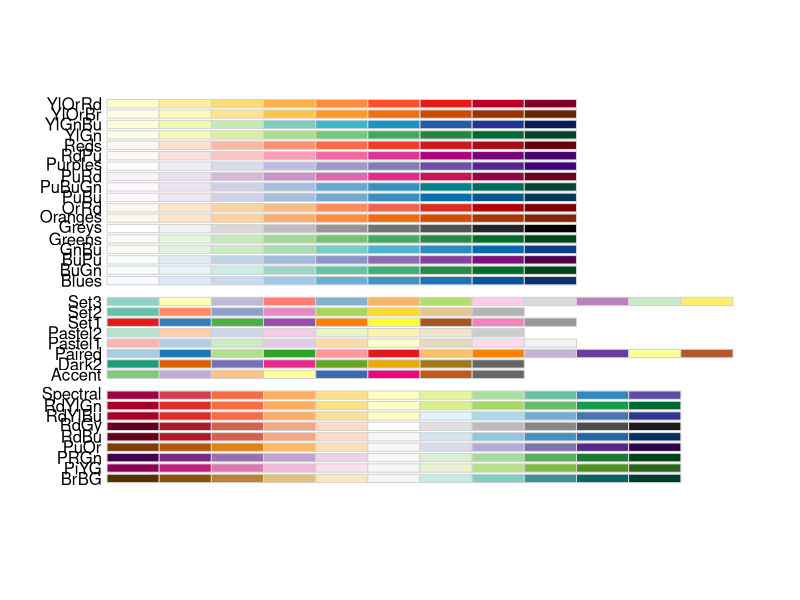
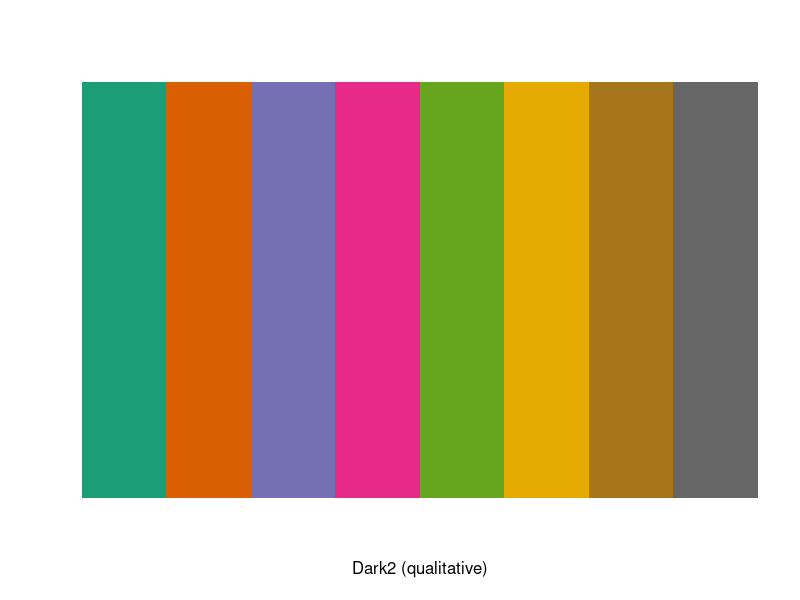
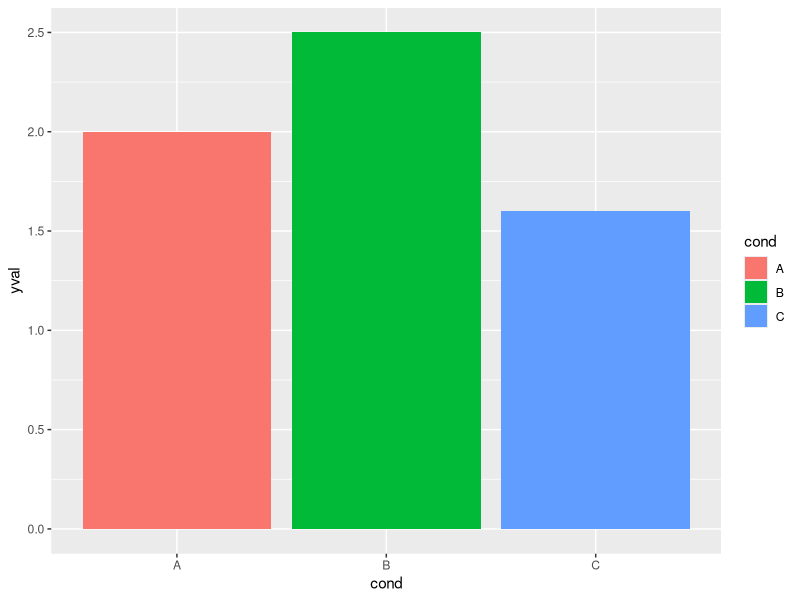
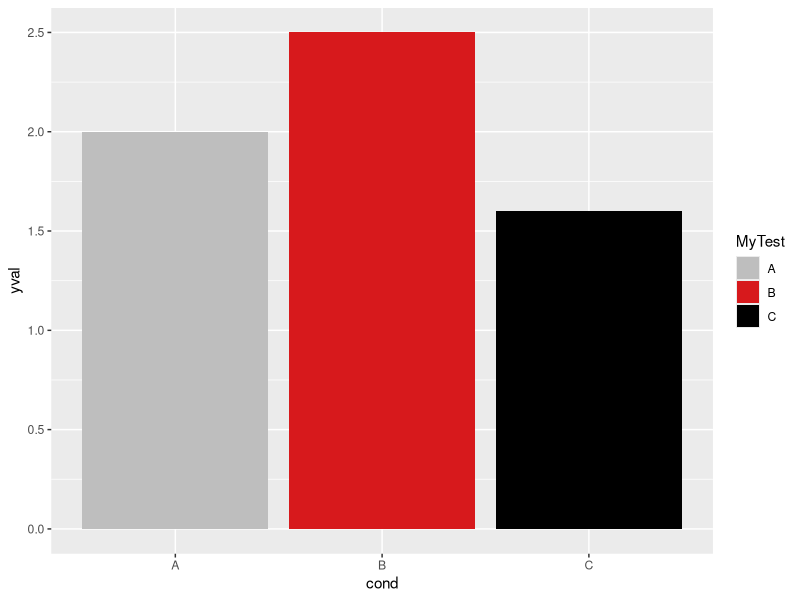
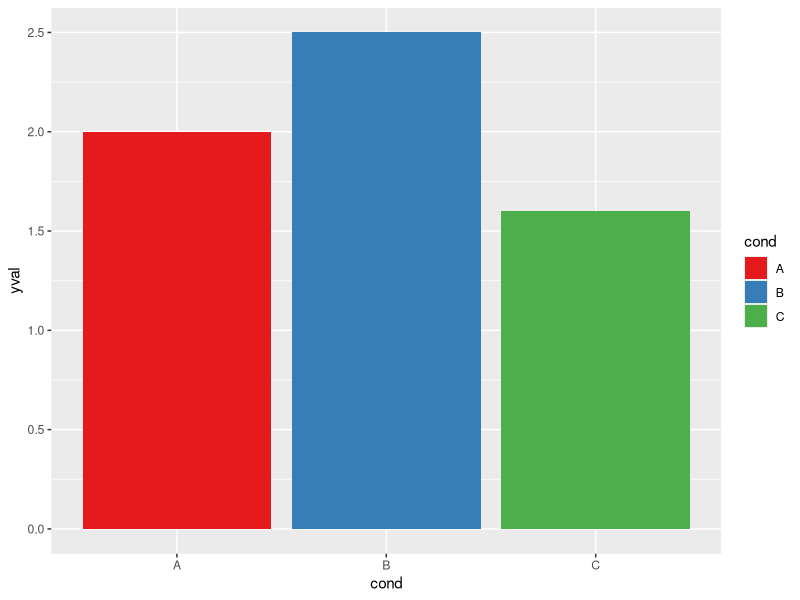
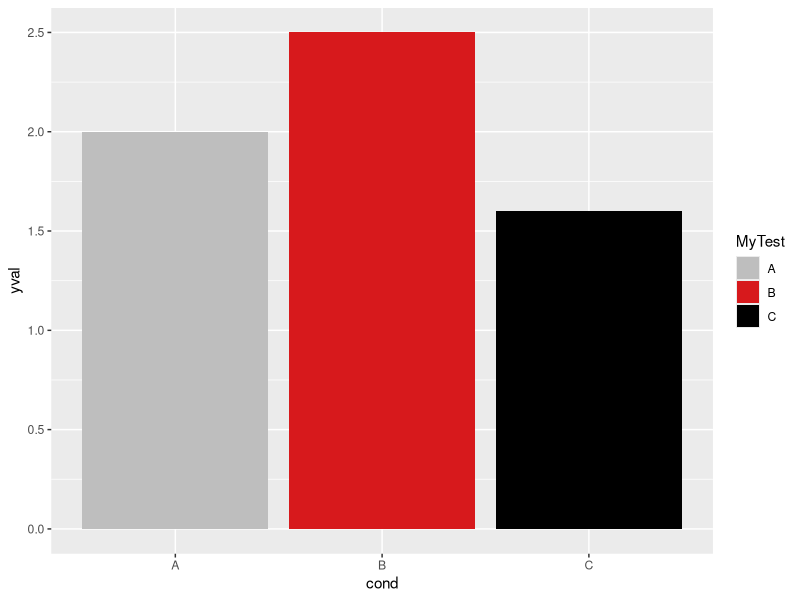

Write the R code that produced these figures, in order.
library(ggplot2)
library(reshape2)
#install.packages("RColorBrewer")
library(RColorBrewer)

#### LIST OF R colors!
#http://www.stat.columbia.edu/~tzheng/files/Rcolor.pdf
#

#http://www.stat.ubc.ca/~jenny/STAT545A/block14_colors.html#rcolorbrewer
display.brewer.all()
#sequential: great for low-to-high things where one extreme is exciting and the other is boring, like (transformations of) p-values and correlations (caveat: here I'm assuming the only exciting correlations you're likely to see are positive, i.e. near 1)
#qualitative: great for non-ordered categorical things -- such as your typical factor, like country or continent. Note the special case "Paired" palette; example where that's useful: a non-experimental factor (e.g. type of wheat) and a binary experimental factor (e.g. untreated vs. treated).
#diverging: great for things that range from "extreme and negative" to "extreme and positive", going through "non extreme and boring" along the way, such as t statistics and z scores and signed correlations

display.brewer.pal(n = 8, name = 'Dark2')
brewer.pal(n = 8, name = "Dark2")

rm(list=ls())

###################################
# Two variables
df <- read.table(header=T, text='
 cond yval
    A 2
    B 2.5
    C 1.6
')

df2 <- read.table(header=T, text='
 cond1 cond2 yval
    A      I 2
    A      J 2.5
    A      K 1.6
    B      I 2.2
    B      J 2.4
    B      K 1.2
    C      I 1.7
    C      J 2.3
    C      K 1.9
')


cmap <- c("A"="gray", "B"="#d7191c", "C"="black")
p <- ggplot(df, aes(x=cond, y=yval, fill=cond)) + geom_bar(stat="identity") 
p
p + scale_fill_manual(name="MyTest", values=cmap)
p1 <- p + scale_fill_brewer(palette="Set1")
p1 
p1 + scale_fill_manual(name="MyTest", values=cmap) # ---> gives the same as p.
### Conclusion: this uses the 




#http://sape.inf.usi.ch/quick-reference/ggplot2/colour
#http://zevross.com/blog/2014/08/04/beautiful-plotting-in-r-a-ggplot2-cheatsheet-3/#working-with-colors

scale_color_manual(values=c("dodgerblue4", "darkolivegreen4",
                            "darkorchid3", "goldenrod1"))
#scale_color_brewer(palette="Set1")